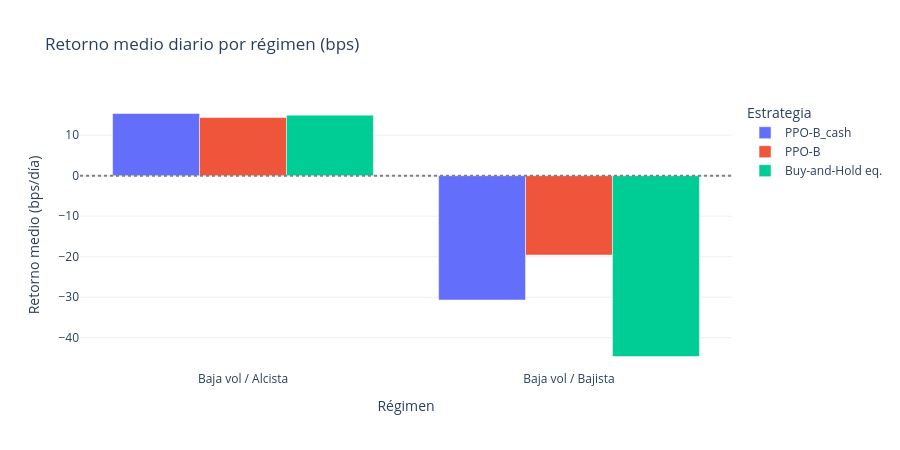

The cell this chart's notebook holds for it:
### Markdown cell above
## §6 Análisis por régimen

Dividimos los días del test en 4 regímenes (alta/baja volatilidad × alcista/bajista del BH equiponderado) y medimos cómo se comporta cada estrategia en cada uno. Aquí es donde el valor defensivo del RL se hace visible.

### Code cell
# Comparar el mejor PPO con cash y el mejor PPO sin cash contra BH
champion_cash = max(
    [k for k in champions_results if "PPO" in k and "_cash" in k],
    key=lambda k: champions_results[k]["metrics"]["sharpe"],
)
champion_no_cash = max(
    [k for k in champions_results if "PPO" in k and "_cash" not in k],
    key=lambda k: champions_results[k]["metrics"]["sharpe"],
)

strategies_to_compare = {
    champion_cash: champions_results[champion_cash],
    champion_no_cash: champions_results[champion_no_cash],
    "Buy-and-Hold eq.": champions_results["Buy-and-Hold eq."],
}

reg_rows = []
for name, res in strategies_to_compare.items():
    reg = regime_analysis(res["returns"], list(range(len(res["returns"]))), df)
    reg["Estrategia"] = name
    reg_rows.append(reg)

reg_all = pd.concat(reg_rows, ignore_index=True)
print("Comportamiento por régimen:")
print(reg_all.to_string(index=False))

# Grafico: retorno medio diario por regimen
fig = px.bar(
    reg_all, x="regimen", y="ret_medio_diario_bps",
    color="Estrategia", barmode="group",
    title="Retorno medio diario por régimen (bps)",
    labels={"ret_medio_diario_bps": "Retorno medio (bps/día)", "regimen": "Régimen"},
)
fig.add_hline(y=0, line_dash="dot", line_color="gray")
fig.update_layout(template="plotly_white", height=450)
fig.show()

### Figure 1 — Plotly figure (JSON) as saved in the notebook; plotly's stock layout.template omitted (floating-point values rounded to 4 significant figures)
{"data": [{"alignmentgroup": "True", "hovertemplate": "Estrategia=PPO-B_cash<br>Régimen=%{x}<br>Retorno medio (bps/día)=%{y}<extra></extra>", "legendgroup": "PPO-B_cash", "marker": {"color": "#636efa", "pattern": {"shape": ""}}, "name": "PPO-B_cash", "offsetgroup": "PPO-B_cash", "orientation": "v", "showlegend": true, "textposition": "auto", "type": "bar", "x": ["Baja vol / Alcista", "Baja vol / Bajista"], "xaxis": "x", "y": [15.36, -30.7], "yaxis": "y"}, {"alignmentgroup": "True", "hovertemplate": "Estrategia=PPO-B<br>Régimen=%{x}<br>Retorno medio (bps/día)=%{y}<extra></extra>", "legendgroup": "PPO-B", "marker": {"color": "#EF553B", "pattern": {"shape": ""}}, "name": "PPO-B", "offsetgroup": "PPO-B", "orientation": "v", "showlegend": true, "textposition": "auto", "type": "bar", "x": ["Baja vol / Alcista", "Baja vol / Bajista"], "xaxis": "x", "y": [14.36, -19.59], "yaxis": "y"}, {"alignmentgroup": "True", "hovertemplate": "Estrategia=Buy-and-Hold eq.<br>Régimen=%{x}<br>Retorno medio (bps/día)=%{y}<extra></extra>", "legendgroup": "Buy-and-Hold eq.", "marker": {"color": "#00cc96", "pattern": {"shape": ""}}, "name": "Buy-and-Hold eq.", "offsetgroup": "Buy-and-Hold eq.", "orientation": "v", "showlegend": true, "textposition": "auto", "type": "bar", "x": ["Baja vol / Alcista", "Baja vol / Bajista"], "xaxis": "x", "y": [14.95, -44.64], "yaxis": "y"}], "layout": {"barmode": "group", "height": 450, "legend": {"title": {"text": "Estrategia"}, "tracegroupgap": 0}, "shapes": [{"line": {"color": "gray", "dash": "dot"}, "type": "line", "x0": 0, "x1": 1, "xref": "x domain", "y0": 0, "y1": 0, "yref": "y"}], "title": {"text": "Retorno medio diario por régimen (bps)"}, "xaxis": {"anchor": "y", "domain": [0, 1], "title": {"text": "Régimen"}}, "yaxis": {"anchor": "x", "domain": [0, 1], "title": {"text": "Retorno medio (bps/día)"}}}}
